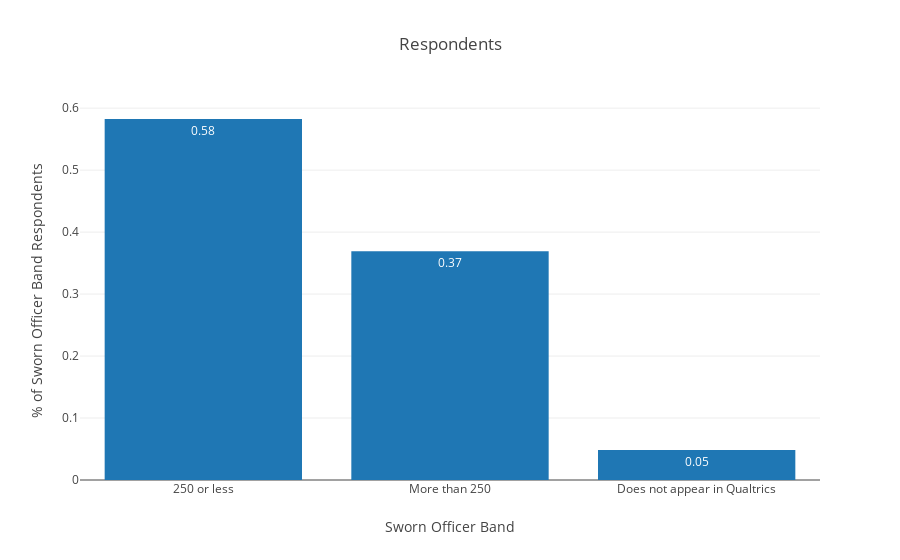

Write notebook code for a chart like this one.
### Markdown cell above
### Sworn Officers

### Code cell
genericBar_Plot(wkgdf.where(~wkgdf.isin(['---']),np.nan)['Sworn Officer Band'].value_counts(),
                title='Respondents')

### Figure 1 — Plotly figure (JSON) as saved in the notebook; plotly's stock layout.template omitted (floating-point values rounded to 4 significant figures)
{"data": [{"text": [0.58, 0.37, 0.05], "textposition": "auto", "type": "bar", "uid": "6a0b4e01-9c68-4881-aa60-12147e9547eb", "x": ["250 or less", "More than 250", "Does not appear in Qualtrics"], "y": [0.5825, 0.3689, 0.04854]}], "layout": {"title": {"text": "Respondents"}, "xaxis": {"title": {"text": "Sworn Officer Band"}}, "yaxis": {"title": {"text": "% of Sworn Officer Band Respondents"}}}}
